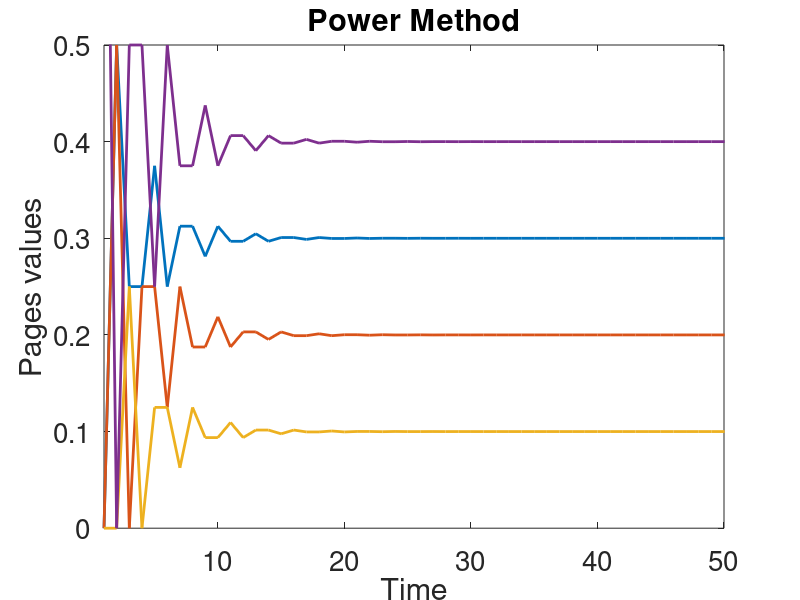
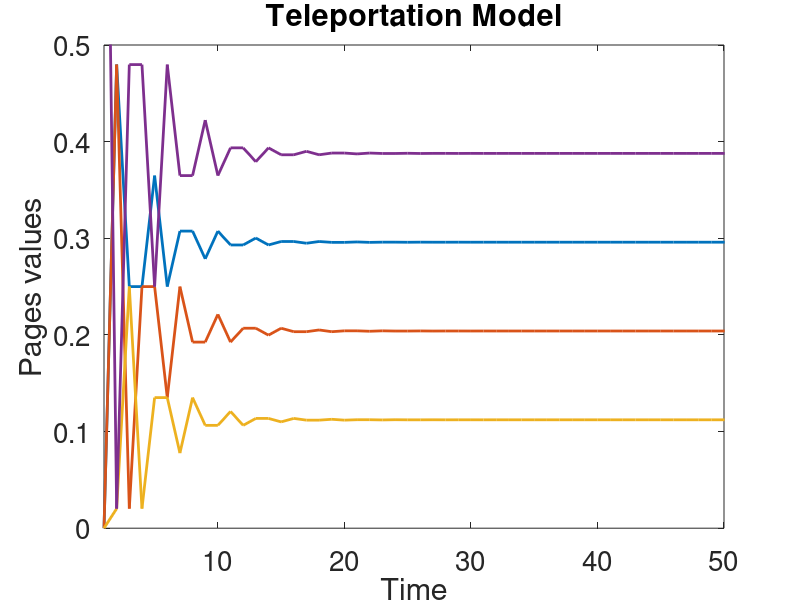
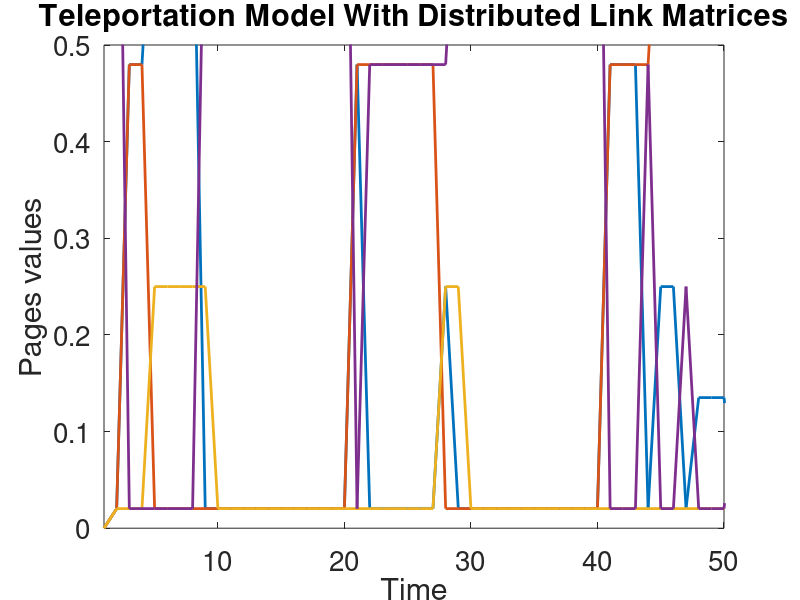
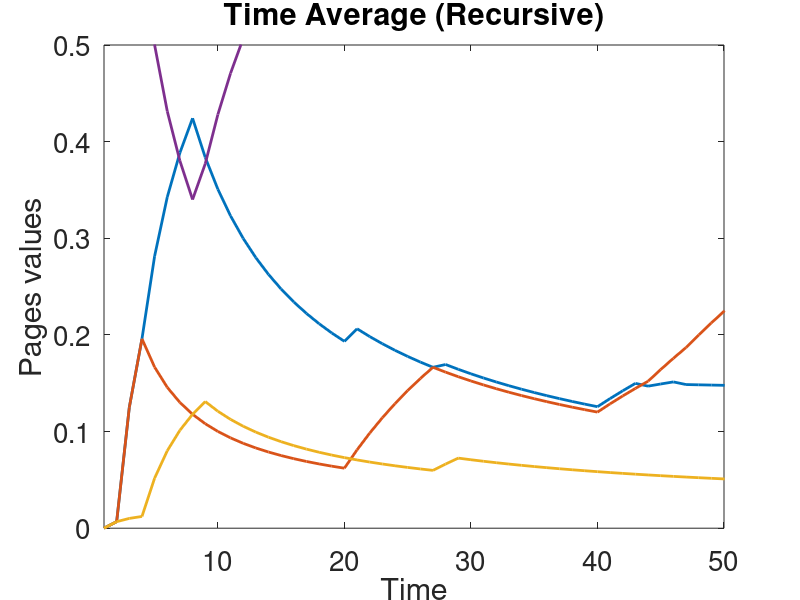

Source code (MATLAB) for these figures, in order:
%Simulacao do PageRank
%Faculdade de Educacao Tecnologica do Estado do Rio de Janeiro - FAETERJ
%Laboratorio Nacional de Computacao Cientifica - LNCC
%Oscar Neiva Eulalio Neto
%Orientador: Eduardo Krempser da Silva
%Co-orientador: Marcos Garcia Todorov

clear
clc
close all

%Numero de estados
N = 4;

%Numero de matrizes distribuidas
NPn = N;

%Horizonte de tempo
T = 50;

%Horizonte de tempo do metodo de monte carlo 
itmax = 50;

%Parametro m do modelo distribuido
m = 0.15;

%Vetor aleatorio
%x = rand(1,N);
%x = diag(x*ones(N,1))\x;

%Vetores estaticos
x = [0 0 0 1];

%Outros vetores
y = x;
xd = x;
yd = x;
z = x;
zr = x;
w = zeros(T+1,N);

%Matriz estocastica aleatoria (linha)
%P = rand(N);
%P = diag(P*ones(N,1))\P;

%Matriz estocastica estatica
P = [0 0 0 1; 0.5 0 0.5 0; 0 0 0 1; 0.5 0.5 0 0];

%Vetor de uns
v1 = ones(1,N);

%%%%%%%%%%%%%%%%%%%%%%%%%%%%%%%%%%%%%%%%%%%%%%%%%%%%%%%%%%%%%%%%%%%%%%%%

%Equacao de M
M = 2*m/(N-m*(N-2));

%Matriz tridimensional de zeros
PP = zeros(size(P,1),size(P,2),N);

%Insere valores na matriz tridimensional
for i=1:N
	%Insere uns nas diagonais
	PP(i,i,:) = 1;
	
	%Copia linhas para as matrizes distribuidas
    PP(i,:,i) = P(i,:);
end

for it=1:itmax
	for k=1:T
		%Gera numero para representar a matriz distribuida
		Pn = ceil(rand*NPn);

		%Power Method
		x(k+1,:) = x(k,:)*P;
		
		%Teleportation model (nao distribuido)
		y(k+1,:) = (1-M)*(x(k,:)*P) + (M/N)*v1;

		%Matrizes links distribuidas
		xd(k+1,:) = xd(k,:) * PP(:,:,Pn);

		%Teleportation model (distribuido)
		yd(k+1,:) = (1-M)*(xd(k,:)*PP(:,:,Pn)) + (M/NPn)*v1;

		%Media no tempo (nao recursiva)
		z(k,:) = sum(yd)/(T+1);

		%Media no tempo (recursiva)
		zr(k+1,:) = (((k+1)/(k+2)) * zr(k,:)) + ((1/(k+2))*yd(k+1,:));
	end
	w = w + zr./itmax;
end

%%%%%%%%%%%%%%%%%%%%%%%%%%%%%%%%%%%%%%%%%%%%%%%%%%%%%%%%%%%%%%%%%%%%%%%%

%Imprime resultados
clf

figure(1);
%subplot(211);
plot(x,'Linewidth',2.0);
set(gca,'fontsize',20);
set(gca,'XLim',[1 T]);
set(gca,'YLim',[0 2/N]);
title('Power Method');
ylabel('Pages values');
xlabel('Time');
print('-depsc2','powermethod');

figure(2);
%subplot(212);
plot(y, 'Linewidth', 2.0);
set(gca,'fontsize',20);
set(gca,'XLim',[1 T]);
set(gca,'YLim',[0 2/N]);
title('Teleportation Model');
ylabel('Pages values');
xlabel('Time');
print('-depsc2','teleportation');

%figure(3);
%subplot(211);
%plot(xd, 'Linewidth', 1.0);
%set(gca,'fontsize',20);
%set(gca,'XLim',[1 T]);
%set(gca,'YLim',[0 2/N]);
%title('PageRank With Distributed Link Matrices');
%ylabel('Pages values');
%xlabel('Time');
%print('-depsc2','pagedistributed');

figure(4);
%subplot(212);
plot(yd, 'Linewidth', 2.0);
set(gca,'fontsize',20);
set(gca,'XLim',[1 T]);
set(gca,'YLim',[0 2/N]);
title('Teleportation Model With Distributed Link Matrices');
ylabel('Pages values');
xlabel('Time');
print('-depsc2','teledistributed');

%figure(5);
%subplot(7,2,9);
%plot(z);
%set(gca,'fontsize',20);
%set(gca,'XLim',[1 T]);
%set(gca,'YLim',[0 2/N]);
%title('Time Average (Not Recursive)');
%ylabel('Pages values');
%xlabel('Time');
%print('-depsc2','polyak','-F:30');

figure(6);
%subplot(211);
plot(zr, 'Linewidth', 2.0);
set(gca,'fontsize',20);
set(gca,'XLim',[1 T]);
set(gca,'YLim',[0 2/N]);
title('Time Average (Recursive)');
ylabel('Pages values');
xlabel('Time');
print('-depsc2','timerecursive');

figure(7);
%subplot(212);
plot(w, 'Linewidth', 2.0);
set(gca,'fontsize',20);
set(gca,'XLim',[1 itmax]);
set(gca,'YLim',[0 2/N]);
title('Monte Carlo Simulation');
ylabel('Pages values');
xlabel('Time');
print('-depsc2','montecarlo');
